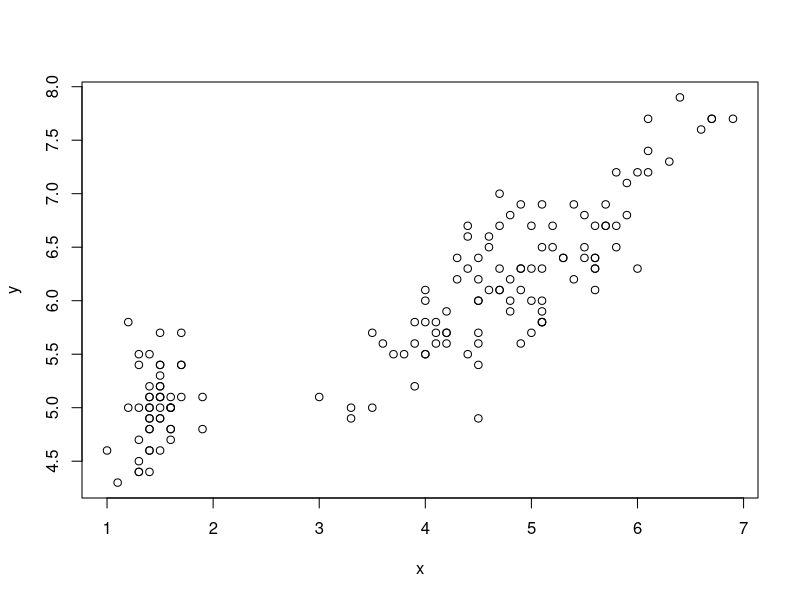
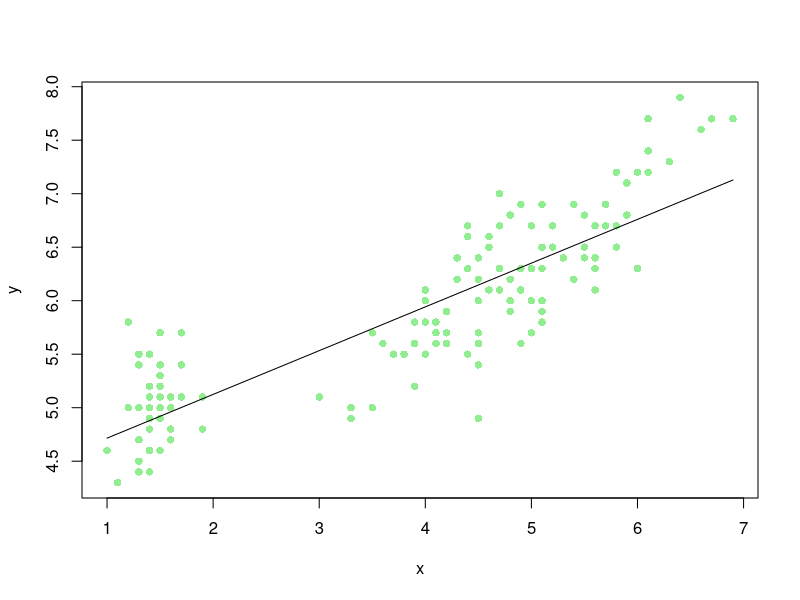

Reproduce these figures in R, in order.
#Codigo para problema 2

iris
mis_dades<- iris
y<- mis_dades$Sepal.Length
y
x <- mis_dades$Petal.Length
x

plot(x,y)

xbar <- mean(x)
xbar

ybar <-mean(y)
ybar

m<-sum((x-xbar)*(y-ybar))/sum((x-xbar)^2)
m
b<- ybar-m*xbar
b
m*1.5+b

mod<-lm(y~x)#regressió lilial de x i y
data.frame(x=x)
ypredicted<-predict(mod,data.frame(x=x))#prediccó regressió linial de x( base dades)
ypredicted


plot(x,y,pch=16,col="lightgreen")
lines(x,ypredicted)


Rsq<-sum((ypredicted-ybar)^2)/sum((y-ybar)^2)
Rsq

summary(mod)#dona info sobre el que hem fet (és multiple R-squared)


sqrt(Rsq)
cor.test(x,y)












